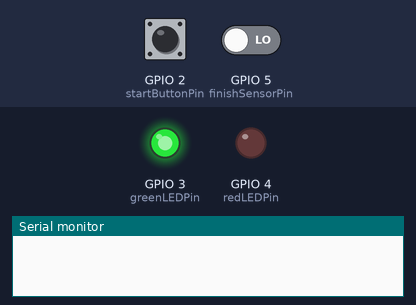
This program was run on a simulated ESP32-S3. Shown: output pins drawn as LEDs (lit = HIGH), the last lines printed to the serial monitor. The test bench sets the inputs (shaded band); at power-on: GPIO 2 (startButtonPin) HIGH, GPIO 5 (finishSensorPin) LOW. The audio player accepts every command and is not drawn.

Above: at 1.7 s.
1.8 s: GPIO 2 (startButtonPin) pulled LOW for 0.15 s
At 4.84 s:
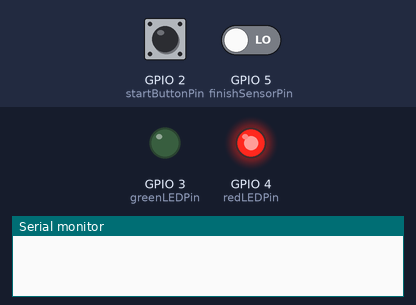
4.9 s: GPIO 5 (finishSensorPin) driven HIGH
At 5.2 s:
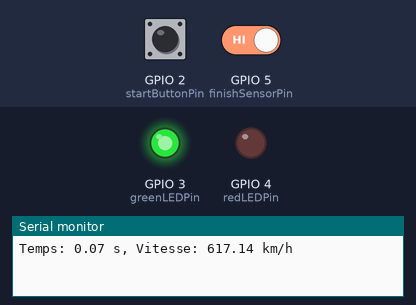
6.4 s: GPIO 2 (startButtonPin) pulled LOW for 1 s
Timing chart, 0 to 9.4 s (numbered marks = the images above; inputs shaded):
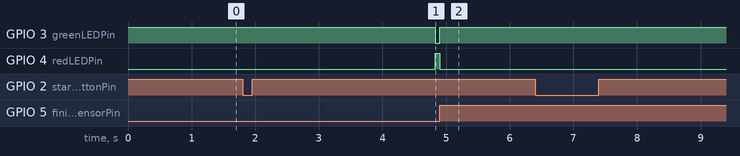

The program:

main.cpp
```cpp
#include <Arduino.h>
#include <DFRobotDFPlayerMini.h>

// Définir les broches
const int startButtonPin = 2; // Broche pour le bouton de départ
const int greenLEDPin = 3; // Broche pour la LED verte
const int redLEDPin = 4; // Broche pour la LED rouge
const int finishSensorPin = 5; // Broche pour le capteur de fin (tactile ou infrarouge)
const int dfPlayerRxPin = 16; // Broche RX pour le DFPlayer Mini
const int dfPlayerTxPin = 17; // Broche TX pour le DFPlayer Mini

// Définir les variables de temps et de distance
const float trackLength = 12.0; // Longueur de la piste en mètres
const unsigned long timeoutDuration = 20000; // Timeout de fin de course en millisecondes (20 secondes)
const unsigned long countdownDuration = 3000; // Durée du décompte en millisecondes (3 secondes)

// Variables pour gérer l'état de la course
unsigned long startTime = 0;
unsigned long finishTime = 0;
bool raceInProgress = false;
bool countdownInProgress = false;

// Initialiser le DFPlayer Mini
DFRobotDFPlayerMini dfPlayer;

// Déclarations de fonctions (prototypes)
void startRace();
void finishRace();
void resetRace();
void displayResults(float time, float speed);

void setup() {
  // Configurer les broches
  pinMode(startButtonPin, INPUT_PULLUP);
  pinMode(greenLEDPin, OUTPUT);
  pinMode(redLEDPin, OUTPUT);
  pinMode(finishSensorPin, INPUT);

  // Initialiser les LEDs
  digitalWrite(greenLEDPin, HIGH); // LED verte allumée (prêt)
  digitalWrite(redLEDPin, LOW); // LED rouge éteinte

  // Initialiser la communication série pour le DFPlayer Mini
  Serial.begin(9600);
  dfPlayer.begin(Serial);

  // Configurer le DFPlayer Mini
  dfPlayer.volume(10); // Régler le volume
}

void startRace() {
  countdownInProgress = true;
  dfPlayer.play(1); // Jouer la musique de décompte
  delay(countdownDuration); // Attendre la fin du décompte
  countdownInProgress = false;
  raceInProgress = true;
  startTime = millis();
  digitalWrite(greenLEDPin, LOW); // Éteindre la LED verte
  digitalWrite(redLEDPin, HIGH); // Allumer la LED rouge
}

void finishRace() {
  finishTime = millis();
  raceInProgress = false;
  unsigned long raceDuration = finishTime - startTime;
  float raceTimeSeconds = raceDuration / 1000.0;
  float speed = (trackLength / raceTimeSeconds) * 3.6; // Convertir m/s en km/h
  displayResults(raceTimeSeconds, speed);
  resetRace();
}

void resetRace() {
  digitalWrite(greenLEDPin, HIGH); // Allumer la LED verte
  digitalWrite(redLEDPin, LOW); // Éteindre la LED rouge
  startTime = 0;
  finishTime = 0;
}

void displayResults(float time, float speed) {
  // Afficher les résultats sur l'afficheur (à implémenter selon votre matériel)
  Serial.print("Temps: ");
  Serial.print(time);
  Serial.print(" s, Vitesse: ");
  Serial.print(speed);
  Serial.println(" km/h");
}

void loop() {
  if (digitalRead(startButtonPin) == LOW && !raceInProgress && !countdownInProgress) {
    startRace();
  }

  if (raceInProgress) {
    if (digitalRead(finishSensorPin) == HIGH) {
      finishRace();
    } else if (millis() - startTime > timeoutDuration) {
      resetRace();
    }
  }
}
```

Measured:
- after the input at 1.8 s, GPIO 3 (greenLEDPin): HIGH → LOW after 3.0 s; GPIO 4 (redLEDPin): LOW → HIGH after 3.0 s
- after the input at 4.9 s, GPIO 3 (greenLEDPin): LOW → HIGH at once; GPIO 4 (redLEDPin): HIGH → LOW at once
